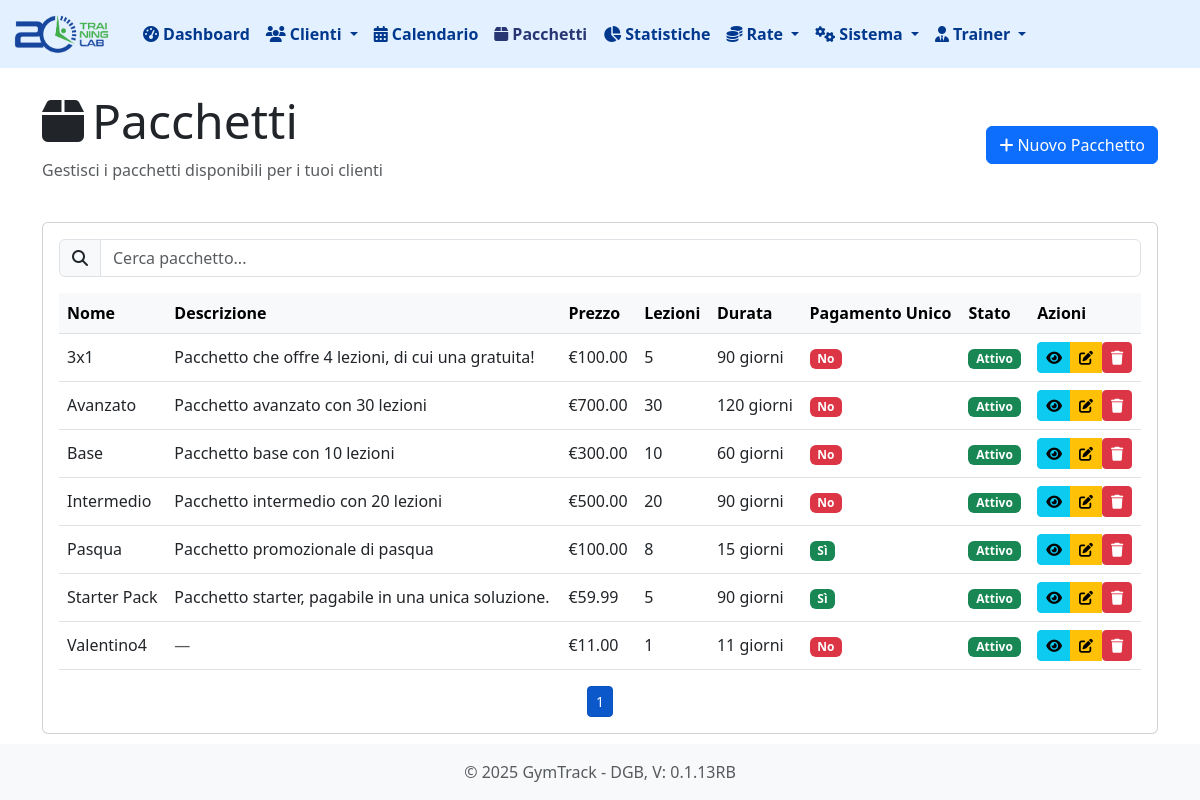
/pacchetti, run on the app's committed database.
### tables this page shows
CREATE TABLE "pacchetti" (
    id INTEGER PRIMARY KEY AUTOINCREMENT,
    nome TEXT NOT NULL,
    descrizione TEXT,
    prezzo REAL NOT NULL,
    numero_lezioni INTEGER NOT NULL,
    durata_giorni INTEGER, -- ora può essere NULL
    attivo BOOLEAN NOT NULL DEFAULT 1,
    pagamento_unico BOOLEAN NOT NULL DEFAULT 0
, sede_id INTEGER DEFAULT 1, data_scadenza DATE DEFAULT NULL);

### routes/pacchetti.py (the view)
@pacchetti_bp.route('/pacchetti')
def lista_pacchetti():
    pacchetti = db.get_all_pacchetti()
    return render_template('pacchetti/lista.html', pacchetti=pacchetti)

### app.py (called while the page is built)
@app.before_request
def setup():
    db.init_db()
    db.create_user_tables()
    g.hierarchy = db.build_hierarchy(session.get('user_role'), session.get('user_email'))

@app.template_filter('format_currency')
def format_currency_filter(value):
    try:
        return f"€{float(value):,.2f}"
    except (ValueError, TypeError):
        return value

### database.py (called while the page is built, shortened)
def get_db_connection():
    conn = sqlite3.connect(DATABASE_PATH)
    conn.row_factory = sqlite3.Row
    return conn

def init_db():
    if os.path.exists(DATABASE_PATH):
        return

def get_all_pacchetti():
    conn = get_db_connection()
    pacchetti = conn.execute('SELECT * FROM pacchetti ORDER BY nome').fetchall()
    conn.close()
    return pacchetti

def build_hierarchy(user_role=None, user_email=None):
    hierarchy = []
    return hierarchy

### templates/pacchetti/lista.html (shortened to what this page needs)
{% extends 'base.html' %}
{% block content %}
<div class="d-flex justify-content-between align-items-center mb-4">
    <div>
        <h1 class="display-5">
            <i class="fas fa-box me-2"></i>Pacchetti
        </h1>
        <p class="text-muted">Gestisci i pacchetti disponibili per i tuoi clienti</p>
    </div>
    <div>
        <a href="{{ url_for('pacchetti.nuovo_pacchetto') }}" class="btn btn-primary">
            <i class="fas fa-plus me-1"></i>Nuovo Pacchetto
        </a>
    </div>
</div>
<div class="card">
    <div class="card-body">
        <div class="mb-3">
            <div class="input-group">
                <span class="input-group-text">
                    <i class="fas fa-search"></i>
                </span>
                <input type="text"
                       id="cercaPacchetto"
                       class="form-control"
                       placeholder="Cerca pacchetto...">
            </div>
        </div>
        {% if pacchetti %}
            <div class="table-responsive">
                <table class="table table-hover">
                    <thead class="table-light">
                        <tr>
                            <th>Nome</th>
                            <th>Descrizione</th>
                            <th>Prezzo</th>
                            <th>Lezioni</th>
                            <th>Durata</th>
                            <th>Pagamento Unico</th>
                            <th>Stato</th>
                            <th>Azioni</th>
                        </tr>
                    </thead>
                    <tbody id="tabellaPacchetti">
                        {% for pacchetto in pacchetti %}
                            <tr class="align-middle">
                                <td>{{ pacchetto.nome }}</td>
                                <td>
                                    {% if pacchetto.descrizione %}
                                        {{ pacchetto.descrizione|truncate(50) }}
                                    {% else %}
                                        <span class="text-muted">—</span>
                                    {% endif %}
                                </td>
                                <td>{{ pacchetto.prezzo|format_currency }}</td>
                                <td>{{ pacchetto.numero_lezioni }}</td>
                                <td>{{ pacchetto.durata_giorni }} giorni</td>
                                <td>
                                    {% if pacchetto.pagamento_unico %}
                                        <span class="badge bg-success">Sì</span>
                                    {% else %}
                                        <span class="badge bg-danger">No</span>
                                    {% endif %}
                                </td>
                                <td>
                                    {% if pacchetto.attivo %}
                                        <span class="badge bg-success">Attivo</span>
                                    {% else %}
                                        <span class="badge bg-danger">Disattivo</span>
                                    {% endif %}
                                </td>
                                <td>
                                    <div class="btn-group">
                                        <a href="{{ url_for('pacchetti.dettaglio_pacchetto', pacchetto_id=pacchetto.id) }}"
                                           class="btn btn-sm btn-info"
                                           title="Dettagli">
                                            <i class="fas fa-eye"></i>
                                        </a>
                                        <a href="{{ url_for('pacchetti.modifica_pacchetto', pacchetto_id=pacchetto.id) }}"
                                           class="btn btn-sm btn-warning"
                                           title="Modifica">
                                            <i class="fas fa-edit"></i>
                                        </a>
                                        <form method="POST" action="{{ url_for('pacchetti.elimina_pacchetto', pacchetto_id=pacchetto.id) }}" style="display: inline;">
                                            <button type="submit" class="btn btn-sm btn-danger" title="Elimina" onclick="return confirm('Sei sicuro di voler eliminare questo pacchetto?');">
                                                <i class="fas fa-trash"></i>
                                            </button>
                                        </form>
                                    </div>
                                </td>
                            </tr>
                        {% endfor %}
                    </tbody>
                </table>
                <div id="paginationControls" class="mt-3 d-flex justify-content-center"></div>
            </div>
        {% else %}
            <div class="alert alert-info">
                <i class="fas fa-info-circle me-2"></i>Nessun pacchetto disponibile.
            </div>
        {% endif %}
    </div>
</div>
{% endblock %}

### data on the page
pacchetti: nome "3x1", descrizione "Pacchetto che offre 4 lezioni, di cui una gratuita!", prezzo "€100.00", numero_lezioni "5", durata_giorni "90", pagamento_unico "No", attivo "Attivo"
pacchetti: nome "Avanzato", descrizione "Pacchetto avanzato con 30 lezioni", prezzo "€700.00", numero_lezioni "30", durata_giorni "120", pagamento_unico "No", attivo "Attivo"
pacchetti: nome "Base", descrizione "Pacchetto base con 10 lezioni", prezzo "€300.00", numero_lezioni "10", durata_giorni "60", pagamento_unico "No", attivo "Attivo"
pacchetti: nome "Intermedio", descrizione "Pacchetto intermedio con 20 lezioni", prezzo "€500.00", numero_lezioni "20", durata_giorni "90", pagamento_unico "No", attivo "Attivo"
pacchetti: nome "Pasqua", descrizione "Pacchetto promozionale di pasqua", prezzo "€100.00", numero_lezioni "8", durata_giorni "15", pagamento_unico "Sì", attivo "Attivo"
pacchetti: nome "Starter Pack", descrizione "Pacchetto starter, pagabile in una unica soluzione.", prezzo "€59.99", numero_lezioni "5", durata_giorni "90", pagamento_unico "Sì", attivo "Attivo"
pacchetti: nome "Valentino4", prezzo "€11.00", numero_lezioni "1", durata_giorni "11", pagamento_unico "No", attivo "Attivo"
